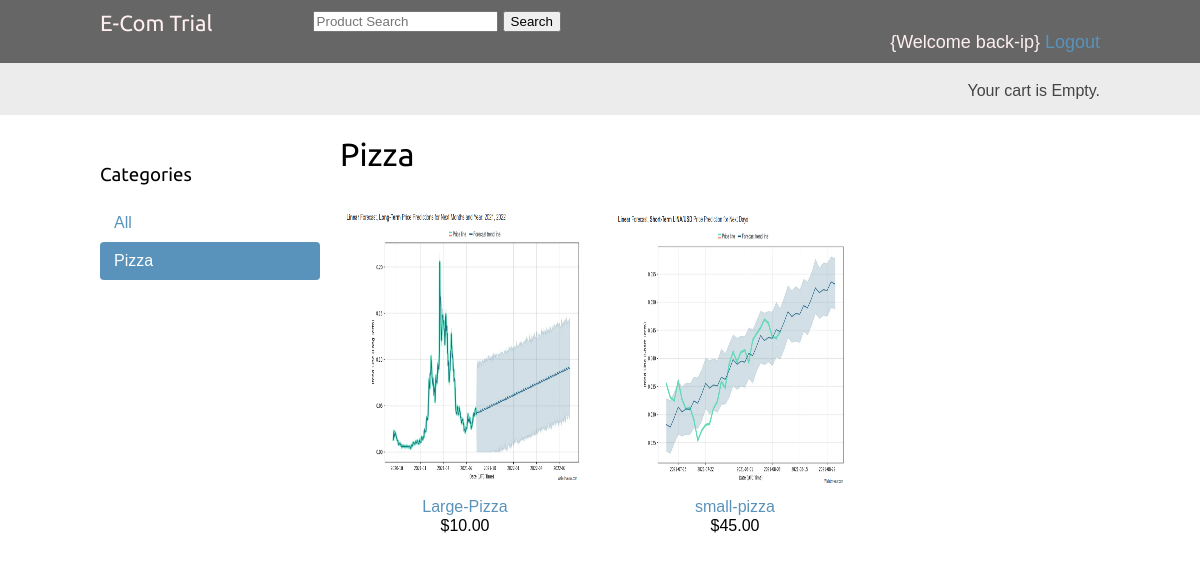
The page /pizza/ (signed in) on the database its author committed.
### shop/models.py (models this page shows, shortened)
class Category(models.Model):
    name = models.CharField(max_length=255, db_index=True)
    slug = models.SlugField(max_length=255, unique=True)
    class Meta:
        ordering = ('name',)
        verbose_name = 'category'
        verbose_name_plural = 'categories'
    def get_absolute_url(self):
        return reverse('shop:product_list_by_category',
                       args=[self.slug])

class Product(models.Model):
    category = models.ForeignKey(Category, related_name='products', on_delete=models.CASCADE)
    name = models.CharField(max_length=255, db_index=True)
    slug = models.SlugField(max_length=255, unique=True)
    image = models.ImageField(upload_to='products/%y/%m/%d', blank=True)
    description = models.TextField(blank=True)
    price = models.DecimalField(max_digits=10, decimal_places=2)
    available = models.BooleanField(default=True)
    created = models.DateTimeField(auto_now_add=True)
    updated = models.DateTimeField(auto_now=True)
    class Meta:
        ordering = ('name',)
        index_together = (('id', 'slug'),)
    def get_absolute_url(self):
        return reverse('shop:product_detail',
                       args=[self.id, self.slug])

### shop/views.py (the view)
# urls.py: path('', shop.views.product_list, name='product_list'),
def product_list(request, category_slug=None):
    category = None
    categories = Category.objects.all()
    products = Product.objects.filter(available=True)
    if category_slug:
        category = get_object_or_404(Category, slug=category_slug)
        products = products.filter(category=category)
    return render(request, 'shop/products/list.html', {'category': category,
                                                       'categories': categories, 'products': products})

### cart/cart.py (called while the page is built)
    def __len__(self):
        return sum(item['quantity'] for item in self.cart.values())

### cart/context_processors.py (called while the page is built)
def cart(request):
    return {'cart': Cart(request)}

### shop/templates/shop/products/list.html (shortened to what this page needs)
{% extends "shop/base.html" %}
{% load static %}
{% block content %}
    <div id="sidebar">
    <h3>Categories</h3>
    <ul>
        <li {% if not category %} class="selected"{% endif %}>
        <a href="{% url 'shop:product_list' %}">All</a>
        </li>
    {% for c in categories %}
        <li {% if category.slug == c.slug %} class="selected" {% endif %}>
        <a href="{{ c.get_absolute_url }}">{{ c.name }}</a>
        </li>
    {% endfor %}
    </ul>
    </div>
    <div id="main" class="product-list">
    <h1>{% if category %}{{ category.name }}{% else %}Products{% endif %}</h1>
    {% for product in products %}
        <div class="item" style="margin: 5px;">
            <a href="{{ product.get_absolute_url }}"><img src="{% if product.image %}{{ product.image.url }}{%else %}
            {% static "img/no_image.png" %}{% endif %}" alt="" width="275" height="275" style="border-radius: 5px;"></a>
            <a href="{{ product.get_absolute_url }}">{{ product.name }}</a>
            <br>
            ${{ product.price }}
        </div>
    {% endfor %}
    </div>
{% endblock %}

### shop/templates/shop/base.html (shortened to what this page needs)
{% load static %}
<!DOCTYPE html>
<html lang="en">
<head>
    <link href="{% static "css/base.css" %}" rel="stylesheet">
</head>
<body>
<div id="header" style="background-color: #666666;">
 <span class="logo"><a href="/" style="color: #ffefef;">E-Com Trial</a></span>
    <div class="search-bar mt-sm-2 mr-2 text-center" style="max-width: 500px; width: 100%;">
 {% block search %}
      <form method="GET" class="navbar-form navbar-right" role="search" action="{% url 'search' %}" required>
        <div class="form-group ">
          <input type="text" class="form-control" placeholder="Product Search" value="{{request.GET.q}}" name="q">
            <button type="submit" class="btn btn-primary">Search</button>
        </div>
      </form>
 {% endblock %}
    </div>
    <div class="text-right">
        {% if user.is_authenticated %}
            <a href="#" style="color: #ffefef;">{Welcome back-{{ user.username }}}</a> <a href="{% url 'logout' %}">Logout</a>
        {% else %}
        <a href="{% url 'login' %}">Login</a>
        <a href="{% url 'register' %}">Signup</a>
        {% endif %}
    </div>
</div>
<div id="subheader">
    <div class="cart">
        {% with total_items=cart|length %}
            {% if total_items > 0 %}
                Your cart:
                <a href="{% url 'cart:cart_detail' %}">
                {{ total_items }} item{{ total_items|pluralize }}, ${{ cart.get_total_price }}
                </a>
                {% else %}
                Your cart is Empty.
            {% endif %}
        {% endwith %}
    </div>
</div>
<div id="content">
    {% block content %}
    {% endblock %}
</div>
</body>
</html>

### shop/static/css/base.css (style rules this page uses)
body { margin:0; padding:0; font-family:helvetica, sans-serif; }
h1, h2, h3, h4, h5 , h6 { font-family: 'Ubuntu', sans-serif; font-weight:normal; }
a { text-decoration:none; color:#5993bb; }
.text-right { text-align:right; }
#header { padding:10px 100px; font-size:18px; overflow:auto; }
#subheader { background:#ececec; color:#444; padding:15px 100px; overflow:auto; }
#header .logo { font-family: 'Ubuntu', sans-serif; float:left; color:#333; font-size:22px; margin-right:10%; }
#subheader .cart { float:right; padding-top:4px; }
#content { padding:0 100px; overflow:hidden; }
#sidebar { width:220px; padding:30px 20px 0 0; float:left; }
#sidebar ul { margin:0; padding:0; }
#sidebar ul li { margin:0; list-style:none; padding:10px 14px; }
#sidebar ul li a { display:block; }
#sidebar ul li.selected { background:#5993bb; border-radius:4px; }
#sidebar ul li.selected a { color:#fff; }
#main { float:left; width: 96%; margin-right:-220px; overflow:hidden; }
.product-list .item { width:25%; padding:10px 20px 10px 0; float:left; text-align:center; line-height:1.2; }
.product-list .item img { width:100%; margin-bottom:8px; }

### rows shown on the page
Category: name "Pizza"
Product: image (picture), name "Large-Pizza", price "10.00"
Product: image (picture), name "small-pizza", price "45.00"

### other values the page prints
{{ user.username }} "ip"
